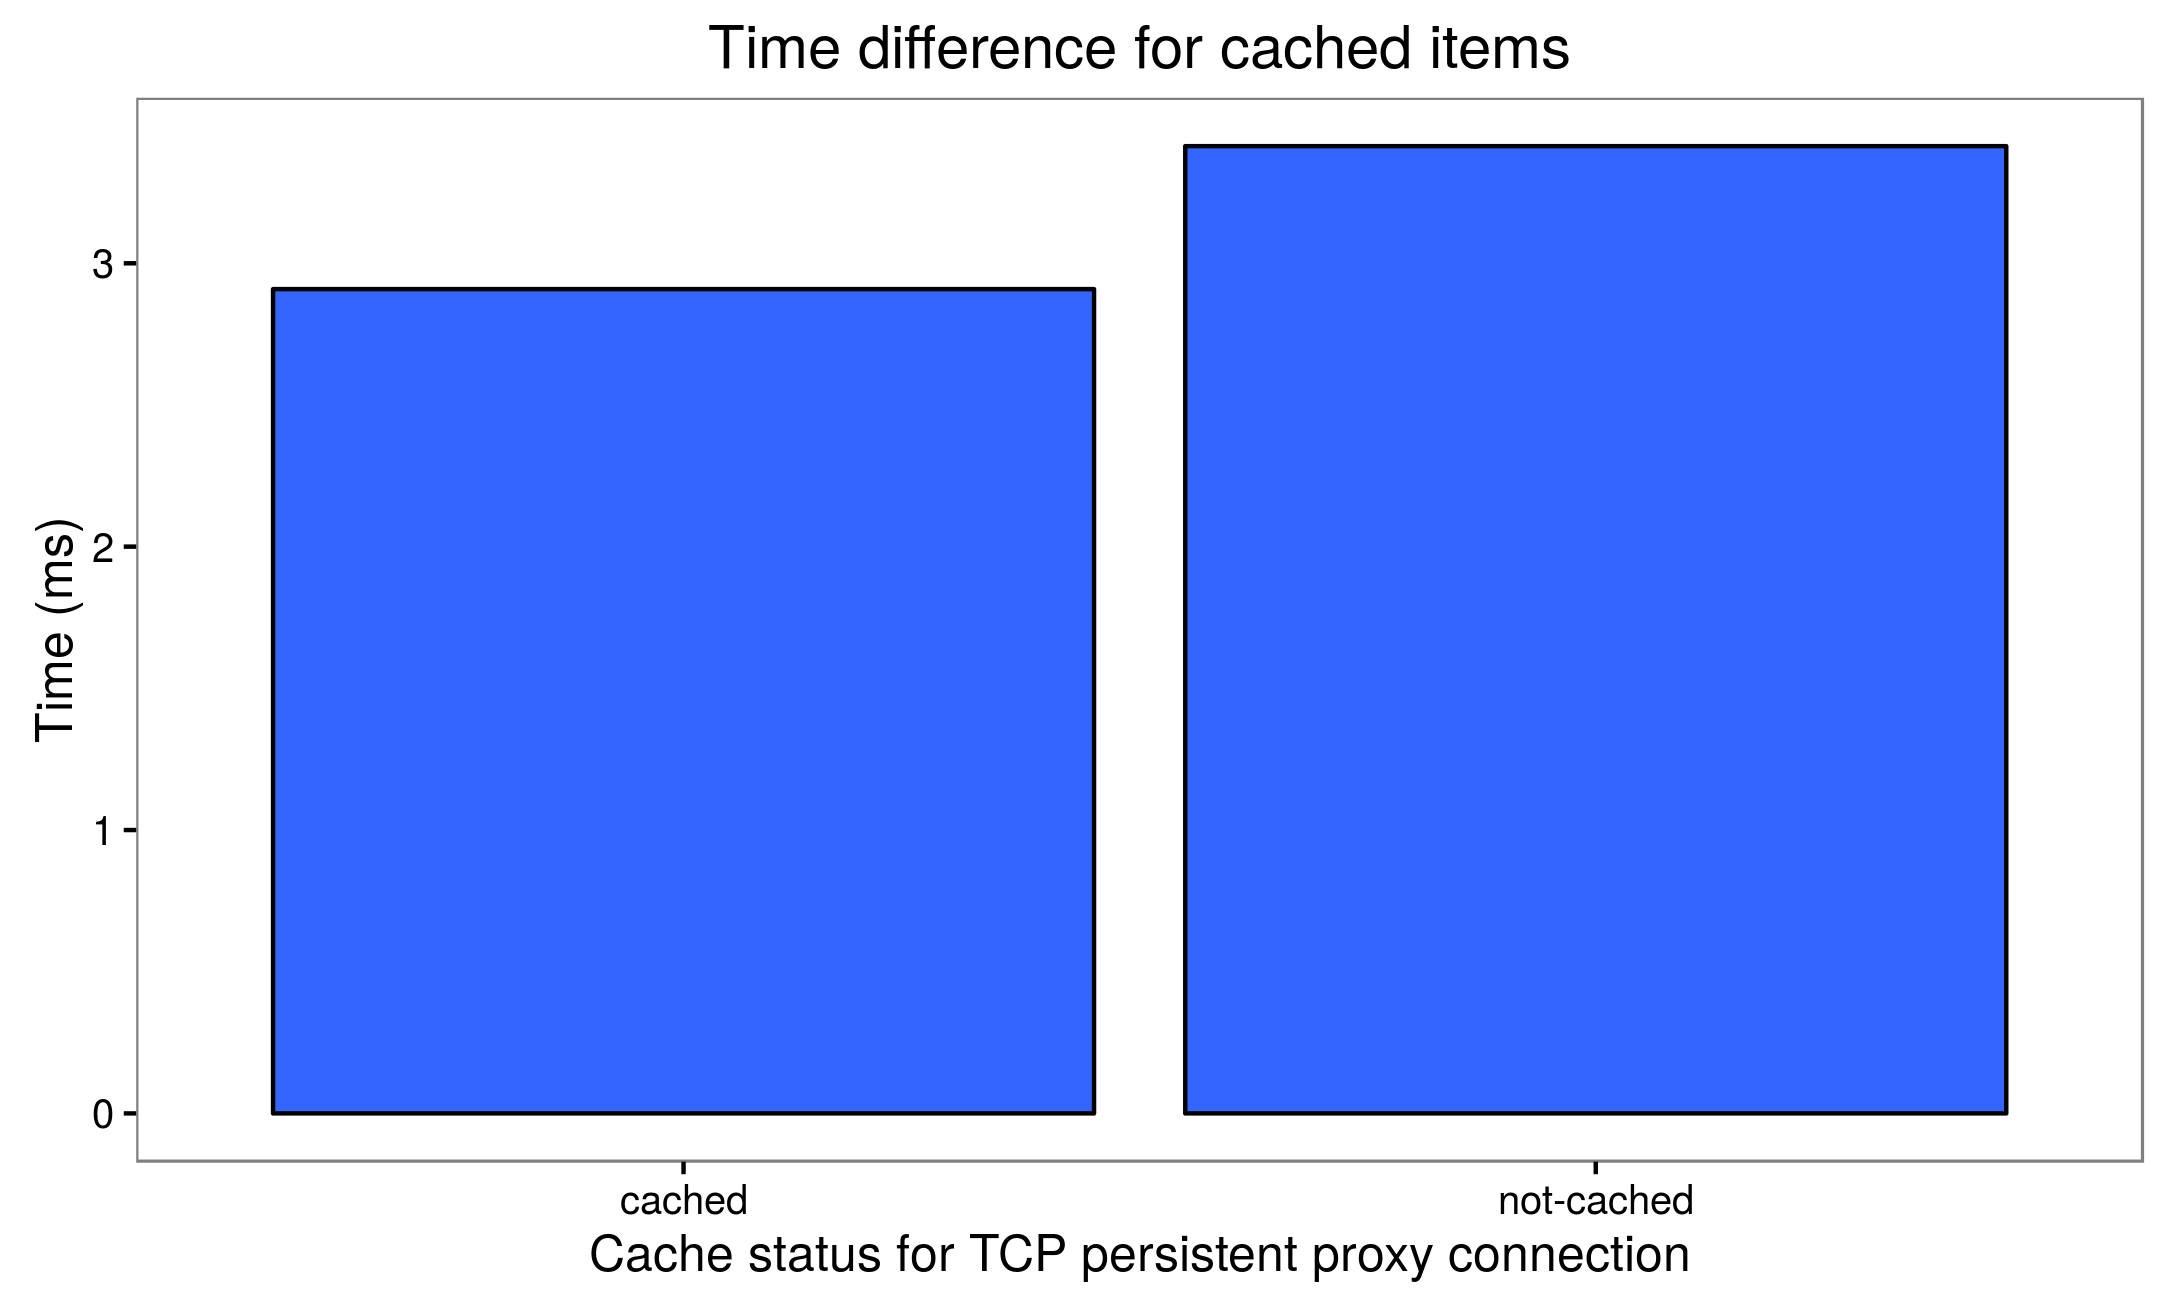

R code for this plot:
library(ggplot2)
library(stringr)
library(dplyr)

sampleData <- read.table("../../timer_map1.txt")

names(sampleData) <- c("Time", "CacheStatus")

sampleData$Time <- as.numeric(str_replace(sampleData$Time, "ms", ""))

ggplot(data=sampleData, aes(x=CacheStatus, y=Time)) +
  geom_bar(stat="identity",color = "black", fill = "#3366FF") + 
  labs(x="Cache status for TCP persistent proxy connection", y = "Time (ms)") + 
  ggtitle("Time difference for cached items") +
  theme_bw() +
  theme(
    legend.key = element_blank(),
    panel.grid = element_blank(),
    panel.grid.minor = element_blank(), 
    panel.grid.major = element_blank(),
    panel.background = element_blank(),
    plot.background = element_rect(fill = "transparent",colour = NA))

ggsave("RTT_cache.png", bg = "transparent")
